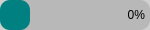
   <widget class="QFrame" name="memofrme">
    <property name="geometry">
     <rect>
      <x>165</x>
      <y>70</y>
      <width>150</width>
      <height>30</height>
     </rect>
    </property>
    <property name="sizePolicy">
     <sizepolicy hsizetype="Fixed" vsizetype="Fixed">
      <horstretch>0</horstretch>
      <verstretch>0</verstretch>
     </sizepolicy>
    </property>
    <property name="minimumSize">
     <size>
      <width>150</width>
      <height>30</height>
     </size>
    </property>
    <property name="maximumSize">
     <size>
      <width>150</width>
      <height>30</height>
     </size>
    </property>
    <property name="styleSheet">
     <string notr="true">background-color: rgba(160, 160, 160, 0.5); border: none; border-radius: 10px;</string>
    </property>
    <property name="frameShape">
     <enum>QFrame::StyledPanel</enum>
    </property>
    <property name="frameShadow">
     <enum>QFrame::Raised</enum>
    </property>
    <widget class="QPushButton" name="memobutn">
     <property name="enabled">
      <bool>false</bool>
     </property>
     <property name="geometry">
      <rect>
       <x>0</x>
       <y>0</y>
       <width>30</width>
       <height>30</height>
      </rect>
     </property>
     <property name="sizePolicy">
      <sizepolicy hsizetype="Fixed" vsizetype="Fixed">
       <horstretch>0</horstretch>
       <verstretch>0</verstretch>
      </sizepolicy>
     </property>
     <property name="minimumSize">
      <size>
       <width>30</width>
       <height>30</height>
      </size>
     </property>
     <property name="maximumSize">
      <size>
       <width>30</width>
       <height>30</height>
      </size>
     </property>
     <property name="styleSheet">
      <string notr="true">background-color: #008080;</string>
     </property>
     <property name="text">
      <string/>
     </property>
    </widget>
    <widget class="QLabel" name="memoicon">
     <property name="geometry">
      <rect>
       <x>5</x>
       <y>5</y>
       <width>20</width>
       <height>20</height>
      </rect>
     </property>
     <property name="sizePolicy">
      <sizepolicy hsizetype="Fixed" vsizetype="Fixed">
       <horstretch>0</horstretch>
       <verstretch>0</verstretch>
      </sizepolicy>
     </property>
     <property name="minimumSize">
      <size>
       <width>20</width>
       <height>20</height>
      </size>
     </property>
     <property name="maximumSize">
      <size>
       <width>20</width>
       <height>20</height>
      </size>
     </property>
     <property name="styleSheet">
      <string notr="true">background-color: rgba(0,0,0,0);</string>
     </property>
     <property name="text">
      <string/>
     </property>
     <property name="pixmap">
      <pixmap resource="procwind.qrc">:/procwind/images/memo.png</pixmap>
     </property>
     <property name="scaledContents">
      <bool>true</bool>
     </property>
     <property name="alignment">
      <set>Qt::AlignCenter</set>
     </property>
    </widget>
    <widget class="QLabel" name="memotext">
     <property name="geometry">
      <rect>
       <x>35</x>
       <y>5</y>
       <width>110</width>
       <height>20</height>
      </rect>
     </property>
     <property name="sizePolicy">
      <sizepolicy hsizetype="Fixed" vsizetype="Fixed">
       <horstretch>0</horstretch>
       <verstretch>0</verstretch>
      </sizepolicy>
     </property>
     <property name="minimumSize">
      <size>
       <width>110</width>
       <height>20</height>
      </size>
     </property>
     <property name="maximumSize">
      <size>
       <width>110</width>
       <height>20</height>
      </size>
     </property>
     <property name="styleSheet">
      <string notr="true">font: 15pt &quot;JetBrains Mono&quot;; background-color: rgba(0, 0, 0, 0);</string>
     </property>
     <property name="text">
      <string>0%</string>
     </property>
     <property name="alignment">
      <set>Qt::AlignRight|Qt::AlignTrailing|Qt::AlignVCenter</set>
     </property>
    </widget>
   </widget>
